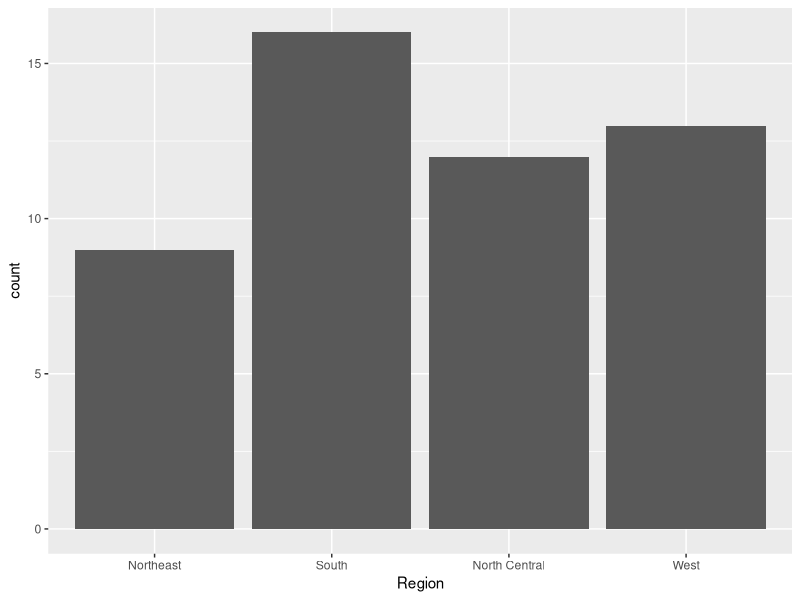
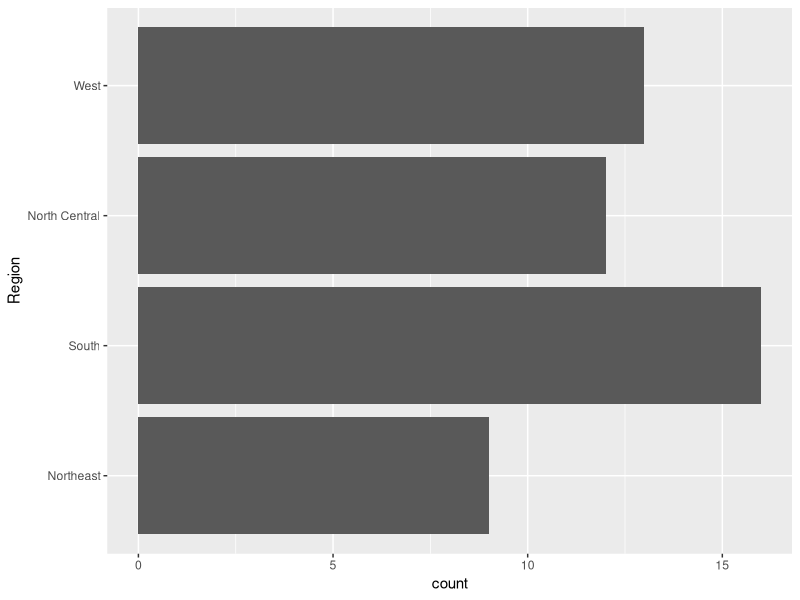
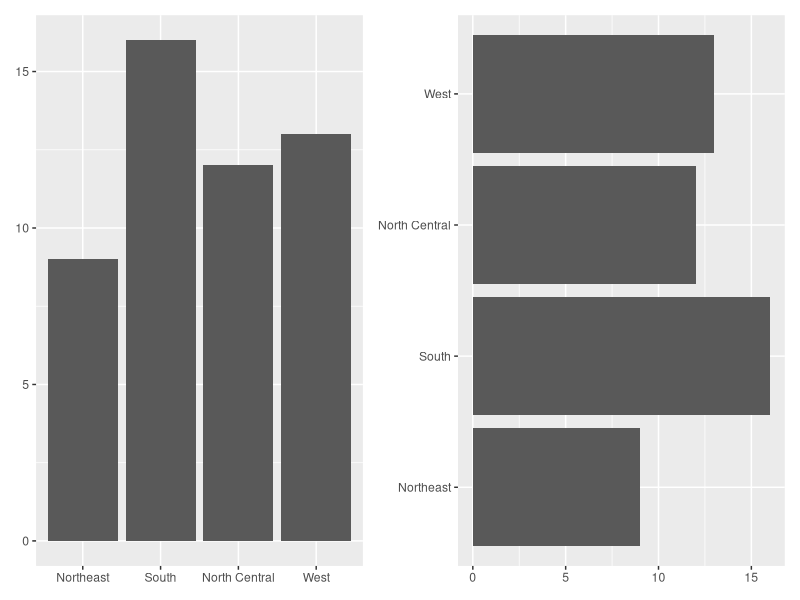
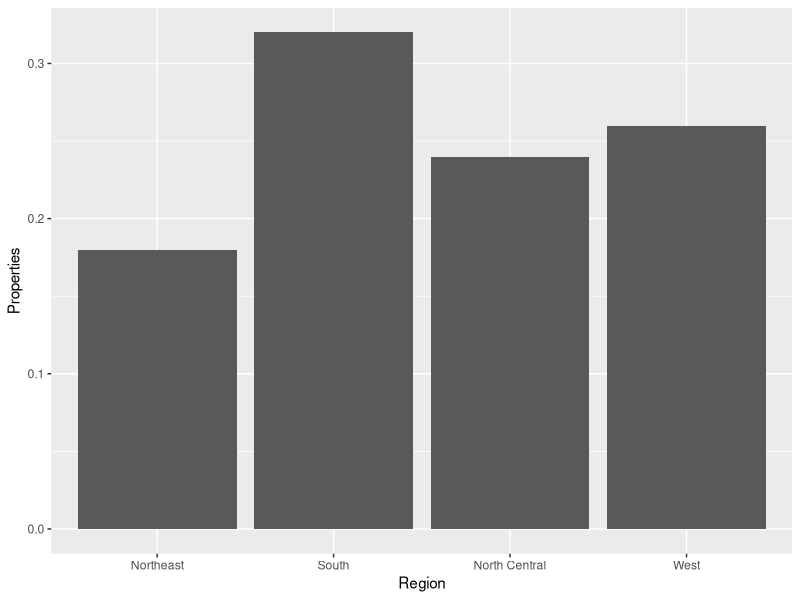
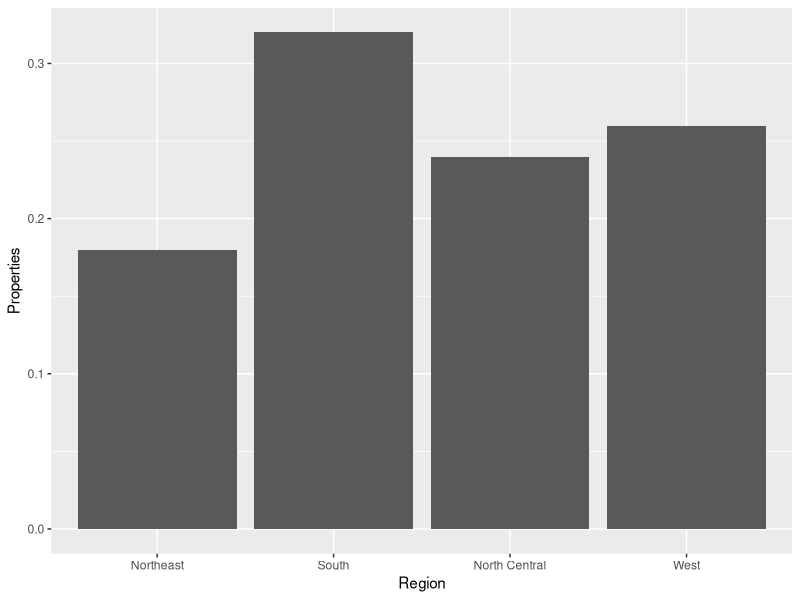
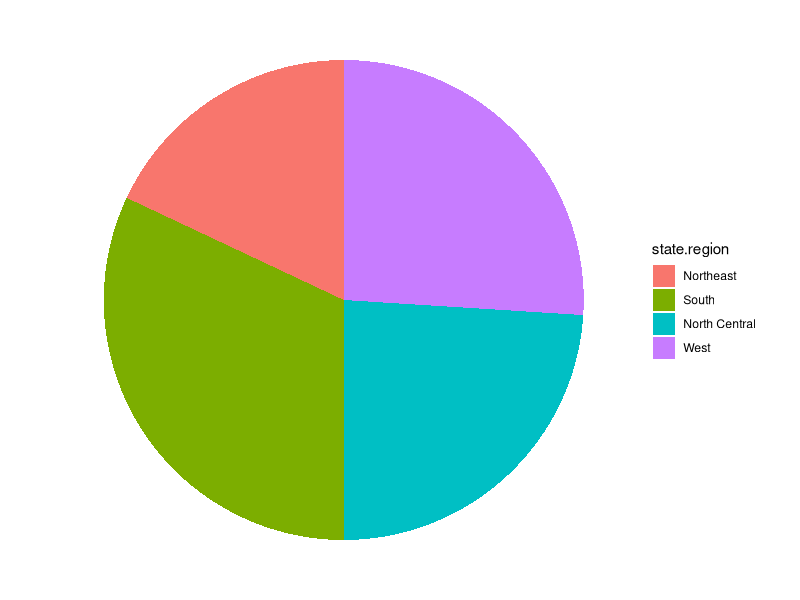
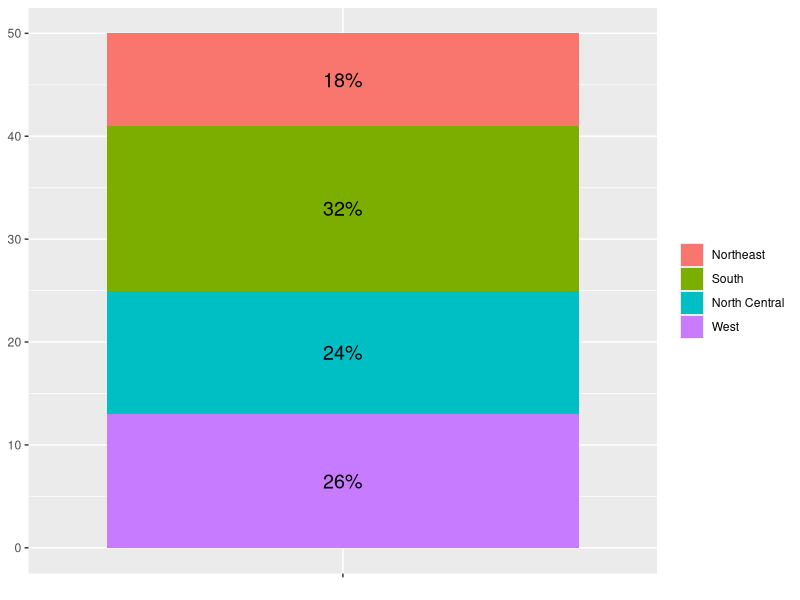
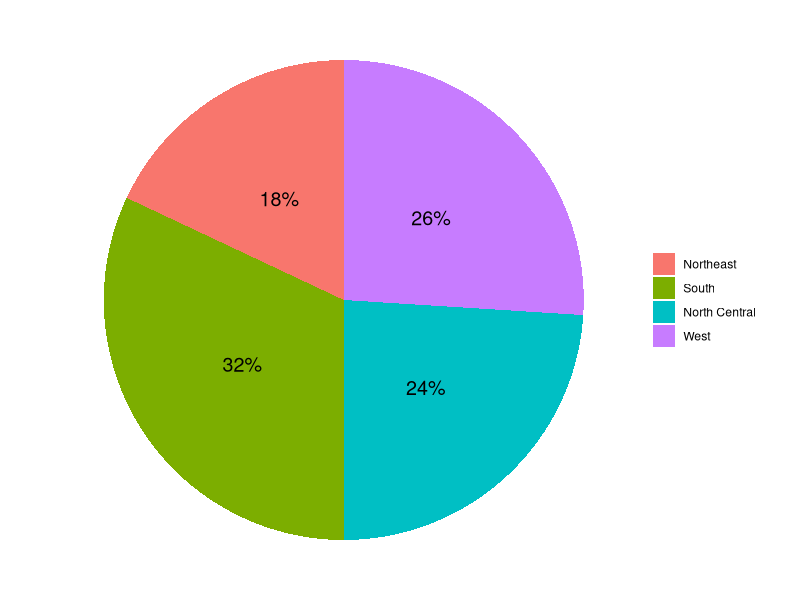

R code for these plots, in order: (Note: this script raises an error after producing the figures.)
#ggplot2에 의한 자료 탐색
library(tidyverse)

#일변량 자료인 경우 (범주형 변수가 한 개인 경우)
#state.region data
str(state.region)
state.region[1:10]
#요인이 자료인 경우 - geom_bar()로 막대그래프 작성 
#geom_bar()는 디폴트가 count임
tibble(state.region) |> 
  print(n=3)
#수직 방향 그래프
tibble(state.region) |> 
  ggplot() + 
  geom_bar(aes(x= state.region)) +
  xlab("Region")
#수평 방향 그래프 (범주의 label이 길 때 용이)
tibble(state.region) |> 
  ggplot() + 
  geom_bar(aes(y= state.region)) +
  ylab("Region")

#도수분포가표가 자료인 경우-> geom_col()을 이용
#geom_col()은 따로 디폴트가 없음 
library(patchwork)
df_state_1 <- tibble(state.region) |> 
  count(state.region)
install.packages("patchwork")
df_state_1

#수직 , 수평 방향 그래프
bar1 <- ggplot(df_state_1, aes(x=state.region, y=n))+
  geom_col()+
  labs(x= NULL, y = NULL)
bar2 <- ggplot(df_state_1, aes(y=state.region, x=n))+
  geom_col()+
  labs(x= NULL, y = NULL)
bar1 + bar2

#상대도수로 막대그래프 작성 -> bar 그래프에서 after_stat(prop) 사용
#group = 1을 매핑 함수에 추가해야 상대도수별 막대그래프 생성 가능
tibble(state.region) |> 
  ggplot() +
  geom_bar(aes(x=state.region, y=after_stat(prop), group = 1))+
  labs(x="Region", y="Properties")
#상대도수 직접 변수 생성 후 그래프 작성
df_state_1_1 <- tibble(state.region) |>
  count(state.region) |> 
  mutate(p = n/sum(n))
df_state_1_1

ggplot(df_state_1_1) +
  geom_col(aes(x=state.region, y=p))+
  labs(x="Region", y="Properties")

#파이그래프 작성 -> coord_polar() 사용
tibble(state.region) |> 
  ggplot() + 
  geom_bar(aes(x="", fill=state.region))+
  labs(x=NULL, y=NULL)+
  coord_polar(theta = "y")+
  theme_void()

#percent()를 사용하여 %기호가 있는 백분율 변수 생성
library(scales)

df_state_2 <-
  tibble(state.region) |> 
  count(state.region) |> 
  mutate(pct = percent(n/sum(n)))
#확인 출력
df_state_2 |> 
  print()

#라벨로 추가하여 막대 그래프 생성
#geom_text 적용하려면 글로벌 매핑(ggpolot에 aes 함수 사용) 해야함
x<-df_state_2 |> 
  ggplot(aes(x="", y=n, fill=state.region)) +
  geom_col()+
  geom_text(aes(label = pct), size=5,
            position= position_stack(vjust=0.5))+
  labs(x = NULL, y= NULL, fill = NULL)
x
#라벨링한 막대그래프 파이그래프로 변환
x + 
  coord_polar(theta = "y")+
  theme_void()

#이변량 및 다변량 범주형 자료 탐색
#패키지에 데이터만 불러올때는 library 대신 data() 사용
data(Arthritis, package="vcd")
head(Arthritis)

#1차원 도수분포표 작성 : 함수 table()
my_table1 <- with(Arthritis, table(Improved))
my_table1

#1차원 상대도수분포표 작성 : 함수 prop.table()
#기존의 도수분포표를 그대로 넣으면 인자들이 상대도수로 변경됨
prop.table(my_table1)
#소수점 맞추기(option으로 조절)
options("digits" = 2)
prop.table(my_table1)

#2차원 분할표 작성
#2차원 분할표에서 확인해야할 점은 원 데이터에서 어떤 관계에 포커스를 두냐이다
my_table2 <- with(Arthritis, table(Treatment, Improved))
my_table2
#상대도수로 변환
prop.table(my_table2)

#조건변수에 따라 해석이 달라짐
#행 변수
prop.table(my_table2, 1)
#열 변수
prop.table(my_table2, 2)

#요인의 범주 합치기
Arthritis |> 
  count(Improved)

#factor()에 의한 통합
#factor로 모든 범주의 라벨을 바꾸어 통합하는 방법
#범주 개수가 적으면 사용 가능하나 개수가 많으면 사용하기 힘듦
Arthritis |> 
  mutate(Improved = factor(Improved,
                           labels = c("No", "Yes", "Yes")
                           )
         ) |> 
  count(Improved)

#함수 forcats::fct_recode()
#바꾸고자하는 범주의 level(속성명)만 변경할 수 있음 -> 범주 개수가 많을때 용이함
Arthritis |> 
  mutate(Improved = fct_recode(Improved, No = "None", Yes = "Some",
                               Yes = "Marked")) |> 
  count(Improved)

#분할표에서 결측값 처리
#airquality에서 월별 Ozone 값이 80이 넘는 날 수
with(airquality, table(OzHi = Ozone > 80, Month))

#결측값 범주도 포함해야함
#useNA = "ifany"를 사용하여 월별 결측값도 확인 가능
with(airquality, 
     table(OzHi = Ozone > 80, Month, useNA = "ifany"))


#이변량 및 다변량 범주형 자료를 위한 그래프
library(tidyverse)
data(Arthritis, package="vcd")
Arthritis |> 
  ggplot(aes(x = Treatment, fill = Improved)) +
  geom_bar()
#함수 count()를 사용할 경우 -> geom_col() 사용
Arthritis |> 
  count(Treatment, Improved) |> 
  ggplot(aes(x = Treatment, y = n, fill = Improved)) +
  geom_col()

#요인이 포함된 데이터 프레임인 경우
Arthritis |> 
  ggplot(aes(x = Treatment, fill = Improved)) +
  geom_bar(position = "dodge")
#count()로 작성된 도수분포가 자료인 경우
Arthritis |> 
  count(Treatment, Improved) |> 
  ggplot(aes(x = Treatment, y = n, fill = Improved))+
  geom_col(position = "dodge2")

#조건부 확률에 의한 막대그래프
Arthritis |> 
  ggplot(aes(x = Treatment, fill = Improved))+
  geom_bar(position = "fill")

#facet을 사용하여 Treatment 범주별로 그래프 분리
Arthritis |> 
  ggplot(aes(x = Improved, y = after_stat(prop),
             group = 1))+
  geom_bar()+
  facet_wrap(vars(Treatment))

#상대도수로 변경
#각 Treatment에 대한 비율을 구해야 하기 때문에
#group_by()로 Treatment의 범주별로 grouping
Arthritis |> 
  count(Treatment, Improved) |> 
  group_by(Treatment) |> 
  mutate(prop = n/sum(n)) |> 
  ggplot(aes(x = Improved, y = prop, fill = Improved))+
  geom_col()+
  facet_wrap(vars(Treatment)) +
  ylab(NULL)

#mosaic 그래프
#두개 이상의 범주형 변수 관계 탐색에 유용한 그래프
#조건이 추가됨에 따라 내부적으로 범주가 나누어지는 그래프
#조건이 너무 많으면 가시성이 확 떨어짐 (한 3개정도일때 사용하면 좋음)
library(vcd)
my_table <- with(Arthritis, table(Treatment, Improved))
mosaic(my_table, direction = "v")

#원자료를 입력한 공식적인 방법
# ~ 기준으로 왼쪽이 반응변수, 오른쪽이 설명변수
mosaic(Improved ~ Treatment, data = Arthritis, direction = "v")

#Titanic 데이터
#bullet이 있는 경우 해당 범주의 데이터 없음
str(Titanic)
#한개의 설명변수와 비교
mosaic(Survived ~ Class, data = Titanic, direction = "v")
mosaic(Survived ~ Sex, data = Titanic, direction = "v")
mosaic(Survived ~ Age, data = Titanic, direction = "v")
#두개의 설명변수와 비교
mosaic(Survived ~ Sex + Age, data = Titanic, direction = "v")
mosaic(Survived ~ Class + Sex, data = Titanic, direction = "v")
mosaic(Survived ~ Class + Age, data = Titanic, direction = "v")
#최종 그래프 비교
mosaic(Survived ~ Class + Sex + Age, data = Titanic, direction = "v")

#일변량 연속형 자료의 요약통계
#mean, median, mode, sd 등등의 통계는
#summarise()를 사용하여 출력 가능

#예제) UsingR 패키기의 데이터 프레임 cfb
data(cfb, package="UsingR")
str(cfb)
#INCOME의 요약 통계 확인
cfb |> 
  summarise(avg = mean(INCOME), med = median(INCOME))
#평균이 중앙값보다 훨씬 높음
#우측으로 치우친 분포임을 예측할 수 있ㅇ므
#그래프 작성
cfb |> 
  ggplot(aes(x = INCOME, y = after_stat(density)))+
  geom_histogram(bins = 35, fill = "steelblue")+
  geom_density(color = "red", linewidth = 1)
#우측으로 심하게 치우친 분포
#로그변환으로 좌우대칭에 가까운 분포 형태로 변환
cfb |> 
  mutate(log_income = log(INCOME)) |> 
  summarise(avg = mean(log_income),
            med = median(log_income))
#INCOME원자료에 0이 있는 경우 +1을 하여 로그변환
cfb |> 
  mutate(log_income = log(INCOME+1)) |> 
  summarise(avg = mean(log_income),
            med = median(log_income))
#변환 후 평균과 중앙값이 거의 유사함
#그래프 작성
cfb |> 
  mutate(log_income = log(INCOME + 1)) |> 
  ggplot(aes(x= log_income, y = after_stat(density)))+
  geom_histogram(color = "steelblue", bins = 35)+
  geom_density(color = "red", linewidth = 1)

#이변량 및 다변량 연속형 자료 탐색
mpg |> 
  count(cyl)
mpg_1<-mpg |> 
  filter(cyl != 5) |> 
  mutate(cyl = as.factor(cyl))

mpg_1 |> 
  ggplot(aes(x= hwy))+
  geom_histogram(binwidth = 5)+
  facet_wrap(vars(cyl), ncol = 1)
#position = "identity"를 사용하면 그래프가 겹쳐짐
mpg_1 |> 
  ggplot(aes(x = hwy, fill = cyl))+
  geom_histogram(binwidth = 5, alpha = 0.4,
                 position = "identity")

#나눠지는 변수는 범주형 or 문자형
mpg_1 |> 
  ggplot(aes(x = cyl , y = hwy))+
  geom_boxplot()+
  labs(x = "Number of Cylinders", y = "MPG")

#outliers 확인
pp <- ggplot(mpg_1, aes(x = cyl, y = hwy))+
  geom_boxplot()
pp_out<- ggplot_build(pp)[[1]][[1]]$outliers
pp_out
#3개의 boxplot에 대한 이상치가 나타남.
#이상값 자료 출력
mpg_1 |> 
  filter((cyl == 4 & hwy %in% pp_out[[1]])) |
  (cyl ==8 & hwy %in% pp_out[[3]])